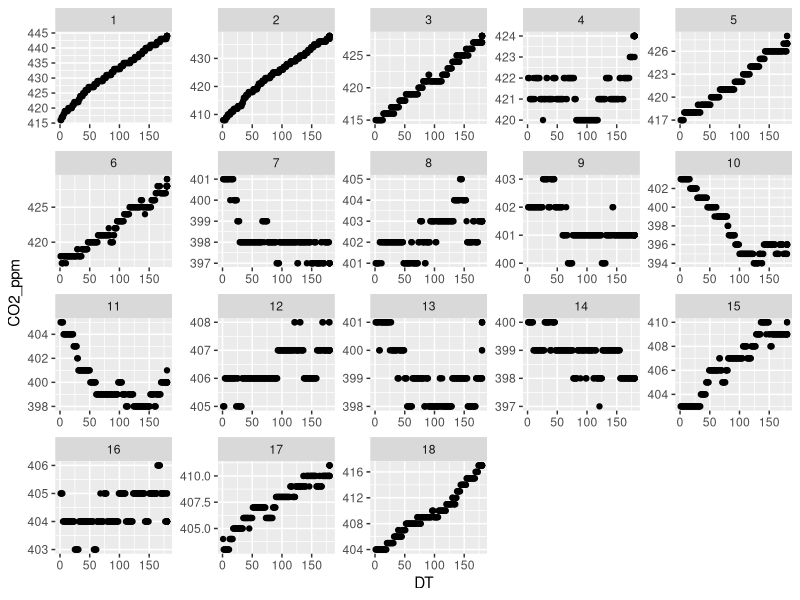

Write R code to recreate this figure.
## ---- chunk 1
library(tidyverse)
Data_file <- read_csv("Data_file.csv")
## ---- chunk 2
#Plot 
library(ggplot2)
ggplot(Data_file, aes(x = DT, y = CO2_ppm))+
  geom_point()+
  facet_wrap(~Plot, scales = 'free')
#Estaría interesante reducir el número de puntos de la siguiente forma:
#Cuando hay varios valores iguales consecutivos, hacer la media del tiempo y usar un solo punto en mitad
